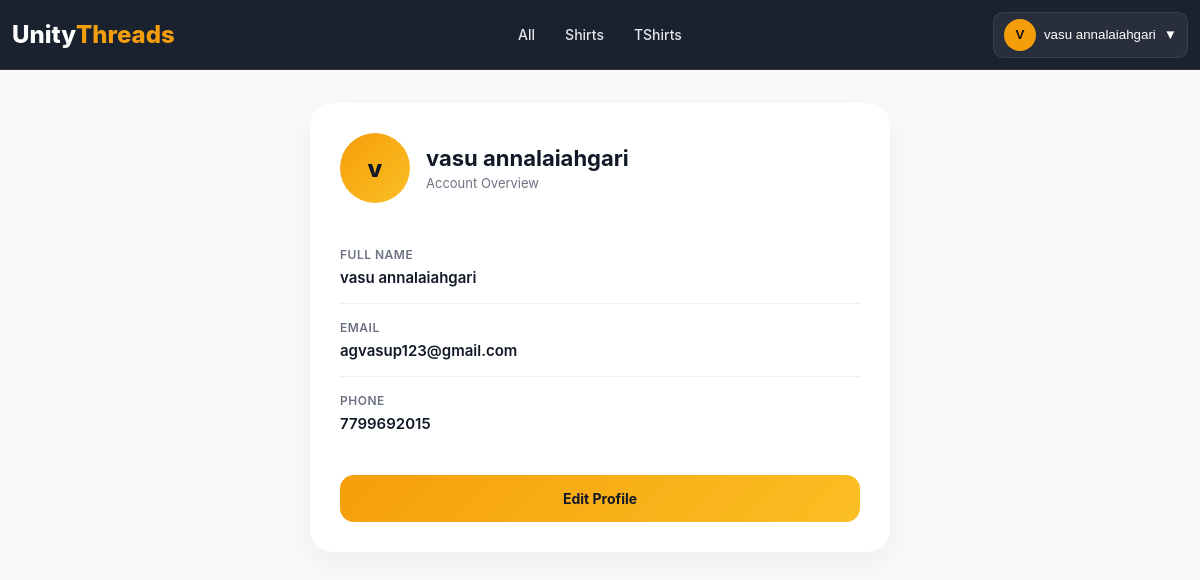
The app's page /profile/ (signed in), older data.
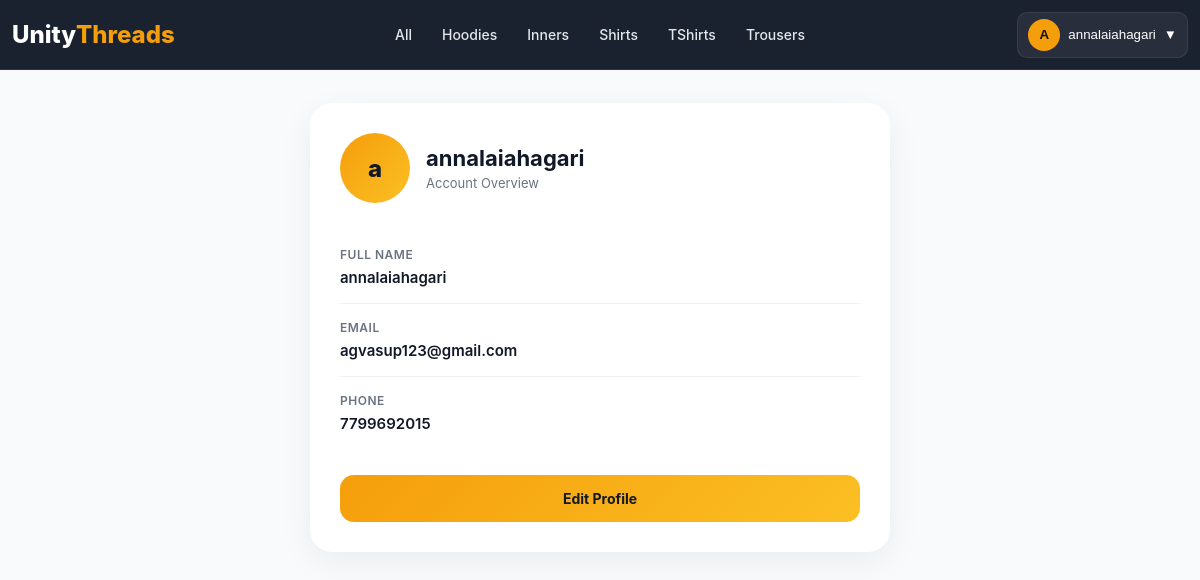
The same page, newer data.
### products/models.py (models this page shows, shortened)
class BaseModel(models.Model):
    created_at = models.DateTimeField(
        auto_now_add=True
    )
    updated_at = models.DateTimeField(
        auto_now=True
    )
    class Meta:
        abstract = True

class Category(BaseModel):
    name = models.CharField(
        max_length=100,
        unique=True
    )
    slug = models.SlugField(
        unique=True,
        blank=True
    )
    image = models.ImageField(
        upload_to='categories/',
        blank=True,
        null=True
    )
    is_active = models.BooleanField(default=True)
    class Meta:
        verbose_name_plural = "Categories"
        ordering = ['name']
        indexes = [
            models.Index(fields=['slug']),
            models.Index(fields=['is_active']),
        ]

### accounts/models.py (models this page shows, shortened)
class User(AbstractUser):
    username = None
    email = models.EmailField(
        unique=True
    )
    phone = models.CharField(
        max_length=10,
        unique=True
    )
    full_name = models.CharField(
        max_length=150
    )
    is_email_verified = models.BooleanField(
        default=False
    )
    USERNAME_FIELD = "email"
    REQUIRED_FIELDS = ["phone"]
    objects = UserManager()

### accounts/views.py (the view)
# urls.py: path("profile/", profile_view, name="profile"),
@login_required
def profile_view(request):
    profile, created = UserProfile.objects.get_or_create(
        user=request.user
    )
    return render(
        request,
        "accounts/profile.html",
        {
            "user": request.user,
            "profile": profile
        }
    )

### home/context_processors.py (called while the page is built)
def global_data(request):
    return {
        "categories": Category.objects.all()
    }

### accounts/templates/accounts/profile.html (shortened to what this page needs)
{% load static %}
<!DOCTYPE html>
<html lang="en">
<head>
</head>
<body>
    {% include "partials/navbar.html" %}
    <div class="profile-page">
        <div class="profile-card">
            <div class="profile-header">
                <div class="avatar">
                    {{ user.full_name|first }}
                </div>
                <div>
                    <h2>{{ user.full_name }}</h2>
                    <p>Account Overview</p>
                </div>
            </div>
            <div class="profile-details">
                <div class="info-row">
                    <label>Full Name</label>
                    <p>{{ user.full_name }}</p>
                </div>
                <div class="info-row">
                    <label>Email</label>
                    <p>{{ user.email }}</p>
                </div>
                <div class="info-row">
                    <label>Phone</label>
                    <p>{{ user.phone }}</p>
                </div>
            </div>
            <div class="profile-actions">
                <a
                    href="{% url 'edit_profile' %}"
                    class="btn"
                >
                    Edit Profile
                </a>
            </div>
        </div>
    </div>
</body>
</html>

### home/templates/partials/navbar.html (shortened to what this page needs)
{% load static %}
<link rel="stylesheet" href="{% static 'home/css/navbar.css' %}">
<header class="header" id="header">
    <a href="/" class="logo">
        Unity<span>Threads</span>
    </a>
      <nav class="nav" id="nav">
    <a href="{% url 'product_list' %}">All</a>
    {% for category in categories %}
        <a href="{% url 'product_list' %}?category={{ category.slug }}">
            {{ category.name }}
        </a>
    {% endfor %}
</nav>
    <div class="nav-actions">
        {% if request.user.is_authenticated %}
        <div class="account-dropdown" id="accountWrapper">
            <button class="account-btn" id="accountBtn" type="button">
                <span class="account-avatar">
                    {{ request.user.full_name|default:request.user.email|first|upper }}
                </span>
                <span class="account-name">
                    {{ request.user.full_name|default:request.user.email }}
                </span>
                <span class="dropdown-icon">▼</span>
            </button>
        </div>
        {% endif %}
    </div>
</header>

Row changes from the older to the newer data that the page shows:
added Category: name "Hoodies"
added Category: name "Inners"
added Category: name "Trousers"
changed User "agvasup123@gmail.com": user.full_name|first "V" → "A"; user.full_name "vasu annalaiahgari" → "annalaiahagari"; full_name|first "v" → "a"; full_name "vasu annalaiahgari" → "annalaiahagari"
